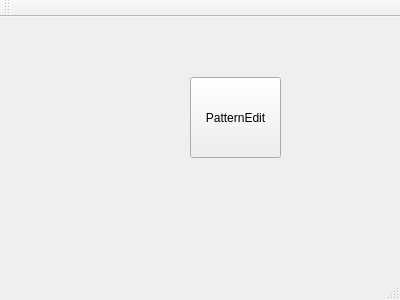
<?xml version="1.0" encoding="UTF-8"?>
<ui version="4.0">
 <class>MainWindow</class>
 <widget class="QMainWindow" name="MainWindow">
  <property name="geometry">
   <rect>
    <x>0</x>
    <y>0</y>
    <width>400</width>
    <height>300</height>
   </rect>
  </property>
  <property name="windowTitle">
   <string>MainWindow</string>
  </property>
  <widget class="QWidget" name="centralWidget">
   <widget class="QPushButton" name="pb_patternEdit">
    <property name="geometry">
     <rect>
      <x>190</x>
      <y>60</y>
      <width>91</width>
      <height>81</height>
     </rect>
    </property>
    <property name="text">
     <string>PatternEdit</string>
    </property>
   </widget>
  </widget>
  <widget class="QMenuBar" name="menuBar">
   <property name="geometry">
    <rect>
     <x>0</x>
     <y>0</y>
     <width>400</width>
     <height>24</height>
    </rect>
   </property>
  </widget>
  <widget class="QToolBar" name="mainToolBar">
   <attribute name="toolBarArea">
    <enum>TopToolBarArea</enum>
   </attribute>
   <attribute name="toolBarBreak">
    <bool>false</bool>
   </attribute>
  </widget>
  <widget class="QStatusBar" name="statusBar"/>
 </widget>
 <layoutdefault spacing="6" margin="11"/>
 <resources/>
 <connections/>
</ui>
